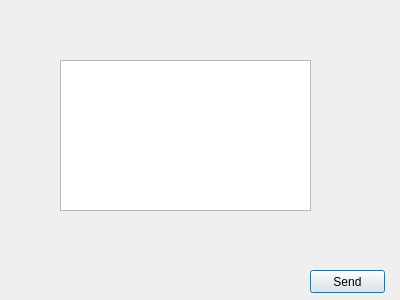
<?xml version="1.0" encoding="UTF-8"?>
<ui version="4.0">
 <class>adviseDialog</class>
 <widget class="QDialog" name="adviseDialog">
  <property name="geometry">
   <rect>
    <x>0</x>
    <y>0</y>
    <width>400</width>
    <height>300</height>
   </rect>
  </property>
  <property name="windowTitle">
   <string>Dialog</string>
  </property>
  <widget class="QPushButton" name="advise_send">
   <property name="geometry">
    <rect>
     <x>310</x>
     <y>270</y>
     <width>75</width>
     <height>23</height>
    </rect>
   </property>
   <property name="text">
    <string>Send</string>
   </property>
  </widget>
  <widget class="QTextEdit" name="textEdit">
   <property name="geometry">
    <rect>
     <x>60</x>
     <y>60</y>
     <width>251</width>
     <height>151</height>
    </rect>
   </property>
   <property name="html">
    <string>&lt;!DOCTYPE HTML PUBLIC &quot;-//W3C//DTD HTML 4.0//EN&quot; &quot;http://www.w3.org/TR/REC-html40/strict.dtd&quot;&gt;
&lt;html&gt;&lt;head&gt;&lt;meta name=&quot;qrichtext&quot; content=&quot;1&quot; /&gt;&lt;style type=&quot;text/css&quot;&gt;
p, li { white-space: pre-wrap; }
&lt;/style&gt;&lt;/head&gt;&lt;body style=&quot; font-family:'MS Shell Dlg 2'; font-size:8.25pt; font-weight:400; font-style:normal;&quot;&gt;
&lt;p style=&quot;-qt-paragraph-type:empty; margin-top:0px; margin-bottom:0px; margin-left:0px; margin-right:0px; -qt-block-indent:0; text-indent:0px;&quot;&gt;&lt;br /&gt;&lt;/p&gt;&lt;/body&gt;&lt;/html&gt;</string>
   </property>
  </widget>
 </widget>
 <resources/>
 <connections/>
</ui>
